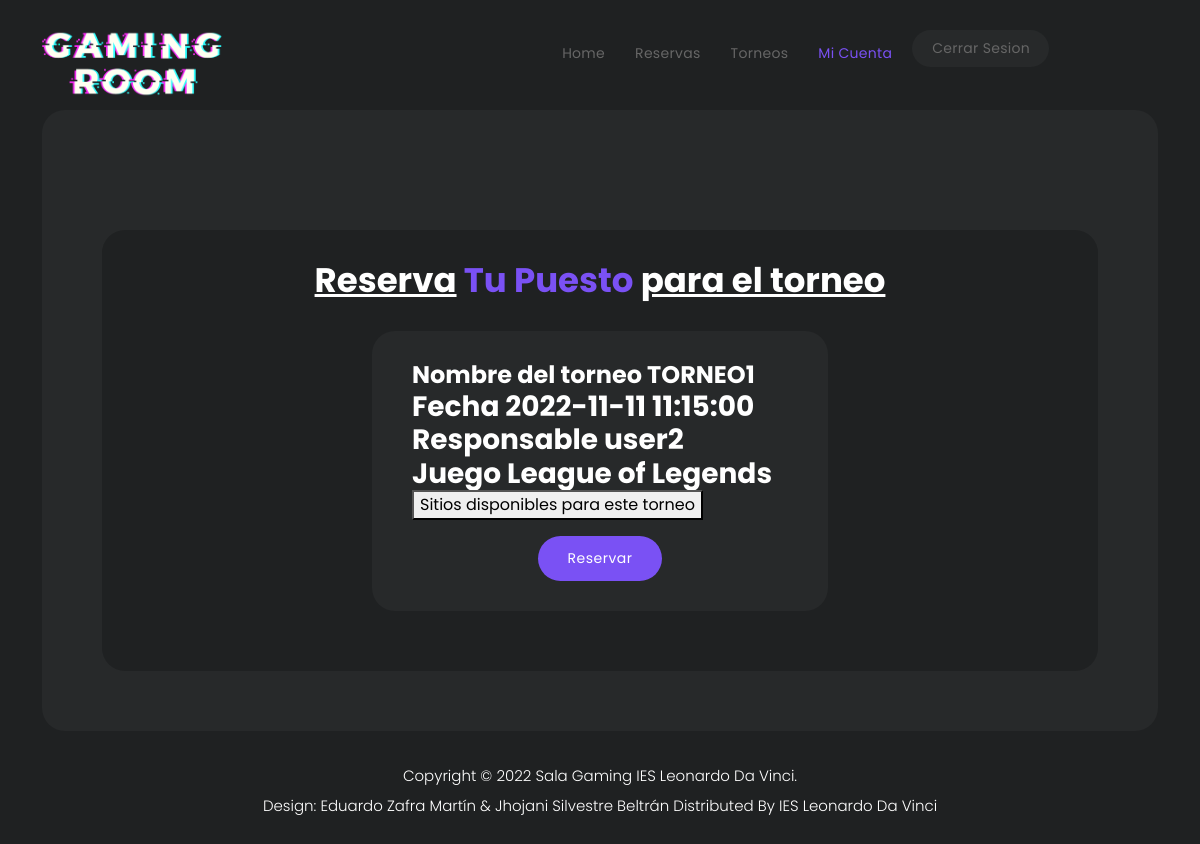
The page /controllers/inscription_controller.php?id=1 (signed in) on the database its author committed.
### tables this page shows
CREATE TABLE IF NOT EXISTS `tournaments` (
  `id_tournament` int(11) NOT NULL AUTO_INCREMENT,
  `name` varchar(100) NOT NULL,
  `date` datetime NOT NULL,
  `id_game` int(11) NOT NULL,
  `responsible` int(11) NOT NULL,
  `active` tinyint(1) NOT NULL DEFAULT '1',
  PRIMARY KEY (`id_tournament`),
  KEY `tournaments_FK_1` (`id_game`),
  KEY `tournaments_FK_2` (`responsible`)
);

CREATE TABLE IF NOT EXISTS `users` (
  `id_user` int(11) NOT NULL AUTO_INCREMENT,
  `username` varchar(100) NOT NULL,
  `email` varchar(100) NOT NULL,
  `password` varchar(100) NOT NULL,
  `shift` enum('m','t') NOT NULL,
  `active` tinyint(1) NOT NULL DEFAULT '1',
  PRIMARY KEY (`id_user`)
);

CREATE TABLE IF NOT EXISTS `games` (
  `id_game` int(11) NOT NULL AUTO_INCREMENT,
  `name` varchar(100) NOT NULL,
  PRIMARY KEY (`id_game`)
);

### controllers/inscription_controller.php (called while the page is built, shortened)
<?php
$conn = generarConexion();
require_once '../models/crudTournament_model.php';
if (isset($_GET['id']) && $_GET['id'] != "") {
    $id = $_GET['id'];
    $respuesta = obtenerTorneoInscripcion($conn, $id);
    if ($respuesta->rowCount() > 0) {
        $resultado = $respuesta->fetch(PDO::FETCH_ASSOC);
        $name = $resultado["nametourn"];
        $userName = $resultado["username"];
        $gameName =  $resultado["name"];
        $date =  $resultado["date"];
    }
}
require_once("../views/inscription_view.php");
?>

### models/crudTournament_model.php (called while the page is built, shortened)
<?php
function obtenerTorneoInscripcion($conn, $id){
    try {
        $stmt = $conn->prepare("SELECT id_tournament,tournaments.name AS nametourn,date, games.name ,username FROM tournaments,games,users
            WHERE tournaments.id_game = games.id_game AND users.id_user=tournaments.responsible AND id_tournament = $id ");
        $stmt->execute();
        return $stmt;
    }
    catch(PDOException $e) {
        echo "Error: " . $e->getMessage();
    }
}
?>

### views/inscription_view.php (the view, shortened to what this page needs)
<!DOCTYPE html>
<html lang="en">
<head>
    <link href="../css/bootstrap.min.css" rel="stylesheet">
    <link rel="stylesheet" href="../css/web_style.css">
    <link rel="stylesheet" href="../css/booking_style.css">
</head>
<body>
  <header class="header-area header-sticky">
    <div class="container">
      <div class="row">
        <div class="col-12">
          <nav class="main-nav">
            <a href="welcome_controller.php" class="logo">
              <img src="../img/gamin-room-logo-purple.png" alt="">
            </a>
            <ul class="nav">
              <li><a href="welcome_controller.php">Home</a></li>
              <li><a href="../controllers/booking_controller.php">Reservas</a></li>
              <li><a href="../controllers/userTournament_controller.php">Torneos</a></li>
              <li><a href="profile_controller.php" class="active">Mi cuenta</a></li>
              <li><a href="../views/logout_view.php">Cerrar sesion <img src="../img/profile-header.jpg" alt=""></a></li>
            </ul>
          </nav>
        </div>
      </div>
    </div>
  </header>
    <div class="container">
        <div class="row">
            <div class="col-lg-12">
                <div class="page-content">
                    <div class="booking-area">
                        <div class="row">
                            <div class="col-lg-12">
                                <div class="heading-section text-center">
                                    <h4><em>Reserva</em> Tu Puesto <em>para el torneo</em></h4>
                                </div>
                                <div class="row justify-content-center">
                                    <div class="col-lg-6 col-sm-10">
                                        <div class="item-content">
                                            <form action="<?php echo htmlspecialchars($_SERVER["PHP_SELF"]); ?>" method="post">
                                            <h4>Nombre del torneo <?php echo $name ; ?> </h4>
                                            <h3>Fecha <?php echo $date ; ?> </h3>
                                            <h3>Responsable <?php echo $userName ; ?> </h3>
                                            <h3>Juego <?php echo $gameName ; ?> </h3>
                                                <button name="disponibilidad" type="submit" class="">Sitios disponibles para este torneo</button>
                                                <div class="form-button mt-3 d-flex justify-content-center">
                                                    <button name="submit" type="submit" class="btn-form">Reservar</button>
                                                </div>
                                            </form>
                                        </div>
                                    </div>
                                </div>
                            </div>
                        </div>
                    </div>
                </div>
            </div>
        </div>
    </div>
    <footer>
        <div class="container">
            <div class="row">
                <div class="col-lg-12">
                    <p>Copyright © 2022 Sala Gaming IES Leonardo Da Vinci.
                        <br>Design: Eduardo Zafra Martín & Jhojani Silvestre Beltrán Distributed By <a href="https://www.ifpleonardo.com" target="_blank">IES Leonardo Da Vinci</a>
                    </p>
                </div>
            </div>
        </div>
    </footer>
</body>
</html>

### css/web_style.css (style rules this page uses)
html, body, div, span, applet, object, iframe, h1, h2, h3, h4, h5, h6, p, blockquote, div pre, a, abbr, acronym, address, big, cite, code, del, dfn, em, font, img, ins, kbd, q, s, samp, small, strike, strong, sub, sup, tt, var, b, u, i, center, dl, dt, dd, ol, ul, li, figure, header, nav, section, article, aside, footer, figcaption { margin: 0; padding: 0; border: 0; outline: 0; }
ul, li { padding: 0; margin: 0; list-style: none; }
header, nav, section, article, aside, footer, hgroup { display: block; }
* { box-sizing: border-box; }
html, body { font-family: 'Poppins', sans-serif; font-weight: 400; background-color: #1e1e1e; font-size: 16px; -ms-text-size-adjust: 100%; -webkit-font-smoothing: antialiased; -moz-osx-font-smoothing: grayscale; }
a { color: #CCC; text-decoration: none !important; }
h1, h2, h3, h4, h5, h6 { margin-top: 0px; margin-bottom: 0px; color: #fff; font-weight: 700; }
ul { margin-bottom: 0px; }
p { font-size: 15px; line-height: 30px; color: #fff; }
img { width: 100%; overflow: hidden; }
html, body { background: #1f2122; font-family: 'Poppins', sans-serif; }
body .page-content { margin-top: 110px; background-color: #27292a; padding: 60px; border-radius: 23px; }
p { font-size: 15px; color: #666; line-height: 30px; margin-bottom: 0px; }
.heading-section h4 { color: #7a51f4; font-size: 34px; text-decoration: none; margin-bottom: 30px; }
.heading-section h4 em { color: #fff; font-style: normal; text-decoration: underline; }
.header-area { background-color: transparent; position: absolute; height: 70px; top: 15px; left: 0; right: 0; z-index: 100; -webkit-transition: all .5s ease 0s; -moz-transition: all .5s ease 0s; -o-transition: all .5s ease 0s; transition: all .5s ease 0s; }
.header-area .main-nav { min-height: 80px; background: transparent; display: flex; padding: 15px 0px; border-radius: 50px; }
.header-area .main-nav .logo { border-right: 1px solid #27292a; flex-basis: 18%; margin-right: 14%; -webkit-transition: all 0.3s ease 0s; -moz-transition: all 0.3s ease 0s; -o-transition: all 0.3s ease 0s; transition: all 0.3s ease 0s; }
.header-area .main-nav .logo img { width: 180px; }
.header-area .main-nav .nav { display: inline-flex; flex-basis: 70%; justify-content: flex-end; vertical-align: middle; text-align: right; margin-top: 0px; margin-right: 0px; -webkit-transition: all 0.3s ease 0s; -moz-transition: all 0.3s ease 0s; -o-transition: all 0.3s ease 0s; transition: all 0.3s ease 0s; position: relative; z-index: 999; }
.header-area .main-nav .nav li { padding-left: 10px; padding-right: 10px; display: inline-block; }
.header-area .main-nav .nav li a { display: block; font-weight: 400; font-size: 14px; text-transform: capitalize; color: #666; -webkit-transition: all 0.3s ease 0s; -moz-transition: all 0.3s ease 0s; -o-transition: all 0.3s ease 0s; transition: all 0.3s ease 0s; border: transparent; padding: 13px 10px; border-radius: 18px; letter-spacing: .3px; }
.header-area .main-nav .nav li:last-child a { background-color: #27292a; padding: 8px 10px 8px 20px; border-radius: 23px; }
.header-area .main-nav .nav li:hover a, .header-area .main-nav .nav li a.active { color: #7a51f4 !important; }
.header-area.header-sticky { min-height: 70px; }
.header-area.header-sticky .nav li a.active { color: #fff; }
@media (max-width: 1200px) { .header-area .main-nav .nav li { padding-left: 10px; padding-right: 10px; } }
@media (max-width: 1200px) { .header-area .main-nav:before { display: none; } }
footer p { text-align: center; padding: 30px 0px; color: #fff; font-weight: 300; }
footer p a { color: #fff; transition: all .3s; }
body { overflow-x: hidden; }
@media (max-width: 1200px) { .header-area .main-nav .nav li { padding-right: 5px; padding-left: 5px; } }
@media (max-width: 1200px) { .header-area .main-nav .logo { margin-right: 30px; border-right: none; } }
.booking-area { margin-top: 60px; padding: 30px; background-color: #1f2122; border-radius: 23px; }

### css/booking_style.css (style rules this page uses)
.item-content { background-color: #27292a; padding: 30px 40px; border-radius: 23px; margin-bottom: 30px; }
.btn-form { font-size: 14px; color: #fff; background-color: #7a51f4; padding: 12px 30px; border-radius: 25px; border: 0 none; letter-spacing: 0.5px; }

### rows shown on the page
tournaments: name "TORNEO1", date "2022-11-11 11:15:00", responsible.username "user2", id_game.name "League of Legends"
